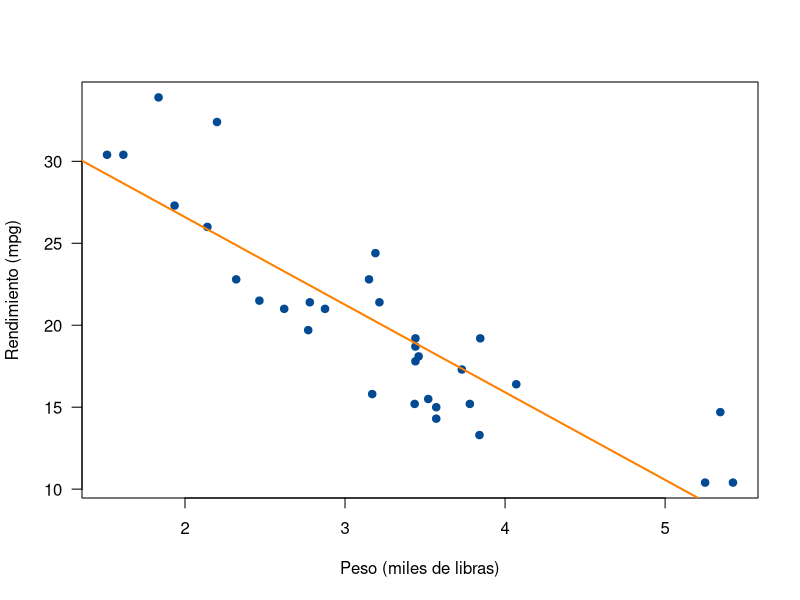

R code for this plot:
## ---- chunk 1
knitr::opts_chunk$set(echo = FALSE, message = FALSE, warning = FALSE)
## ---- chunk 2
resumen <- aggregate(mpg ~ cyl, data = mtcars, FUN = mean)
names(resumen) <- c("Cilindros", "Rendimiento medio (mpg)")
knitr::kable(resumen, digits = 1, caption = "Rendimiento medio según el número de cilindros")
## ---- chunk 3
plot(mtcars$wt, mtcars$mpg, pch = 19, col = "#034A94", las = 1,
     xlab = "Peso (miles de libras)", ylab = "Rendimiento (mpg)")
abline(lm(mpg ~ wt, data = mtcars), col = "#FF7F00", lwd = 2)
